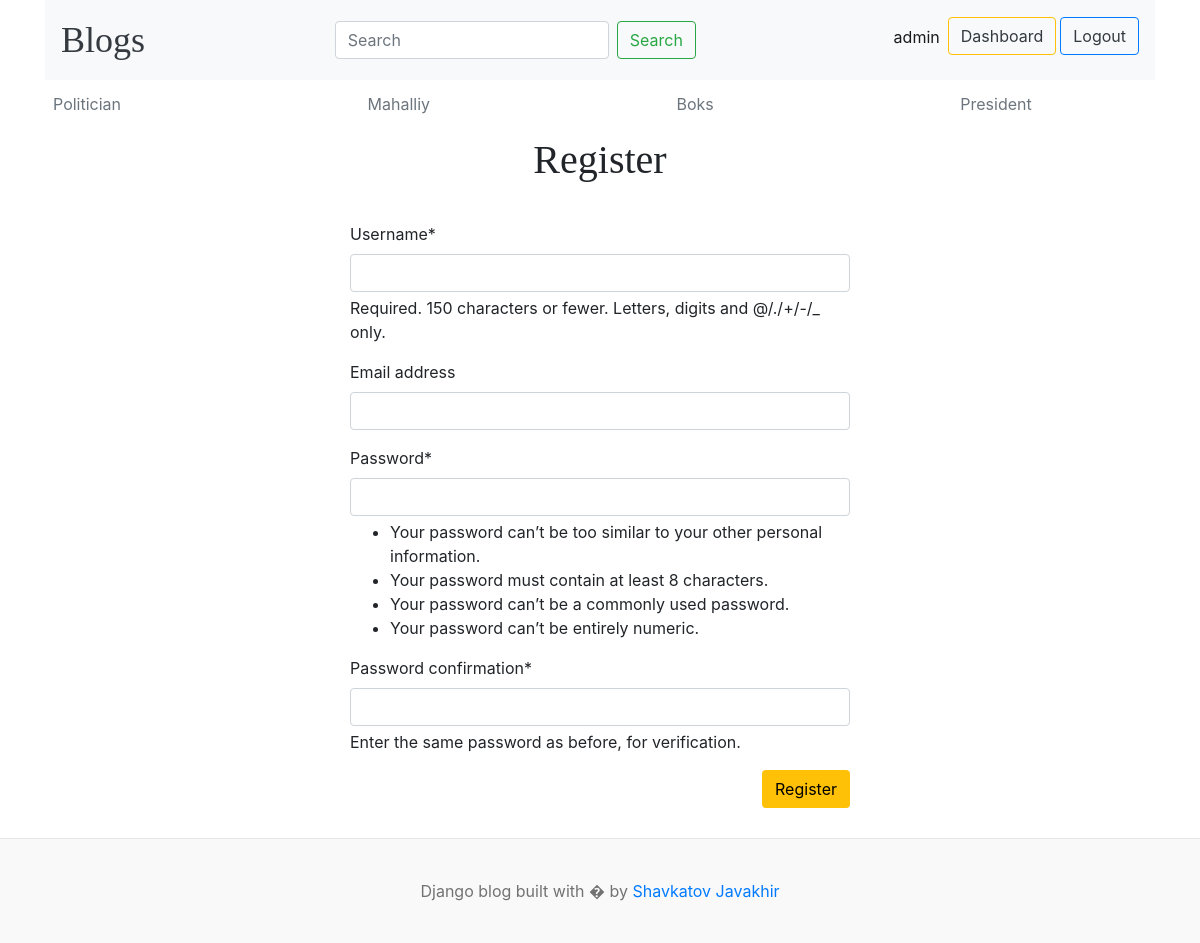
The page /register/ (signed in) on the database its author committed.
### blogs/models.py (models this page shows, shortened)
class Category(models.Model):
    name = models.CharField(max_length=255)
    created_at = models.DateTimeField(auto_now_add=True)
    updated_at = models.DateTimeField(auto_now=True)
    class Meta:
        verbose_name_plural = 'Categories'
        verbose_name = 'Category'

### blogs/views.py (the view)
# urls.py: path('register/', register, name="register"),
def register(request):
    if request.method == "POST":
        form = RegistrationForm(request.POST)
        if form.is_valid():
            form.save()
            return redirect("login")
    else:
        form = RegistrationForm()
        context = {
            'form': form
        }
        return render(request, "register.html", context)

### blog/forms.py
class RegistrationForm(UserCreationForm):
    class Meta:
        model = User
        fields = ("username", "email", "password1", "password2")

### blogs/context_processor.py (called while the page is built)
def header(req):
    category = Category.objects.all()
    context = {
        'categories': category
    }
    return context

def get_about(request):
    about = About.objects.all()
    links = Social_links.objects.all()
    telegram = links.get(name='Telegram')
    context = {
        'about': about,
        'links': links,
        'telegram': telegram
        }
    return context

### templates/register.html (shortened to what this page needs)
{% extends 'header.html' %}
{% block content %}
{% load crispy_forms_tags %}
<h1 class="text-center">Register</h1>
<form action="{% url 'register' %}" method="post" style="width: 500px; margin: auto; padding: 30px 0">
    {{form|crispy}}
    <div class="button text-right">
    <button class="btn bg-warning" type="submit">Register</button>
    </div>
</form>
{% endblock %}

### templates/header.html (shortened to what this page needs)
{% load static %}
<!DOCTYPE html>
<html lang="en">
<head>
    <link href="https://getbootstrap.com/docs/4.0/dist/css/bootstrap.min.css" rel="stylesheet">
    <link href="{% static 'css/blog.css' %}" rel="stylesheet">
  </head>
<body>
  <div class="container">
<nav class="navbar navbar-expand-lg navbar-light bg-light">
  <a class="navbar-brand mr-auto blog-header-logo text-dark" href="{% url 'blogs' %}">Blogs</a>
  <div class="collapse navbar-collapse" id="navbarSupportedContent">
    <form class="form-inline my-2 my-lg-0 ml-auto" action="{% url 'search' %}" method="get">
      {% if user.is_authenticated %}
      <input class="form-control mr-sm-2" type="search" name="keyword" value="{{keyword}}" placeholder="Search" aria-label="Search">
      <button class="btn btn-outline-success my-2 my-sm-0" type="submit">Search</button>
      {% endif %}
    </form>
    <ul class="navbar-nav ml-auto">
    {% if user.is_authenticated %}
      <li class="nav-item active">
        <a class="nav-link" href="#">{{user}} <span class="sr-only">(current)</span></a>
      </li>
      <li class="nav-item mr-1 mb-2">
        <a href="{% url 'dashboard' %}" class="btn btn-outline-warning text-dark">Dashboard</a>
      </li>
      <li class="nav-item">
        <a href="{% url 'logout' %}" class="btn btn-outline-primary text-dark">Logout</a>
      </li>
      {% endif %}
    </ul>
  </div>
</nav>
      <div class="nav-scroller py-1 mb-2">
        <nav class="nav d-flex justify-content-between">
          {% if user.is_authenticated %}
          {% for category in categories %}
          <a class="p-2 text-muted" href="{% url 'posts_by_category' category.id %}">{{category.name}}</a>
          {% endfor %}
          {% endif %}
        </nav>
      </div>
    {% block content %}
    {% endblock %}
    </div>
<footer class="blog-footer">
  <p>Django blog built with � by <a href="{{telegram.link}}" target="_blank">Shavkatov Javakhir</a></p>
</footer>
</body>
</html>

### blog/static/css/blog.css (style rules this page uses)
.blog-header-logo { font-family: "Playfair Display", Georgia, "Times New Roman", serif; font-size: 2.25rem; }
h1, h2, h3, h4, h5, h6 { font-family: "Playfair Display", Georgia, "Times New Roman", serif; }
.blog-footer { padding: 2.5rem 0; color: #727272; text-align: center; background-color: #f9f9f9; border-top: .05rem solid #e5e5e5; }
.blog-footer p:last-child { margin-bottom: 0; }

### rows shown on the page
Category: name "Politician"
Category: name "Mahalliy"
Category: name "Boks"
Category: name "President"

### other values the page prints
{{ user }} "admin"
